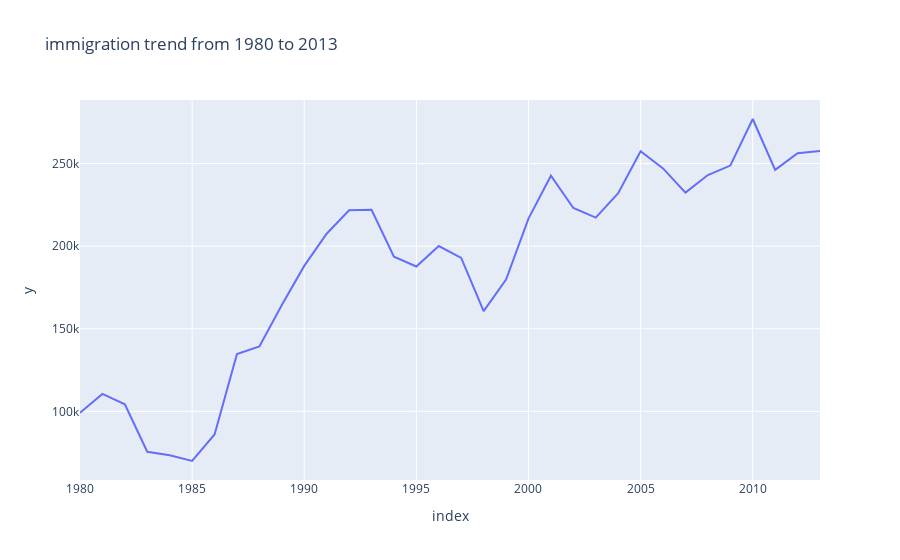

Notebook code cell kept with this figure:
### Code cell
year_sum = df[years].sum()
px.line(year_sum, x=year_sum.index, y=year_sum.values, title = 'immigration trend from 1980 to 2013')

### Figure 1 — Plotly figure (JSON) as saved in the notebook; plotly's stock layout.template omitted (floating-point values rounded to 4 significant figures)
{"data": [{"hovertemplate": "index=%{x}<br>y=%{y}<extra></extra>", "legendgroup": "", "line": {"color": "#636efa", "dash": "solid"}, "marker": {"symbol": "circle"}, "mode": "lines", "name": "", "orientation": "v", "showlegend": false, "type": "scatter", "x": [1980, 1981, 1982, 1983, 1984, 1985, 1986, 1987, 1988, 1989, 1990, 1991, 1992, 1993, 1994, 1995, 1996, 1997, 1998, 1999, 2000, 2001, 2002, 2003, 2004, 2005, 2006, 2007, 2008, 2009, 2010, 2011, 2012, 2013], "xaxis": "x", "y": [99137, 110563, 104271, 75550, 73417, 69978, 86048, 134771, 139306, 164432, 188054, 207509, 221687, 222049, 193665, 187712, 200085, 192885, 160727, 179818, 216712, 242643, 223111, 217297, 232083, 257457, 247057, 232405, 243047, 248768, 276956, 246194, 256222, 257537], "yaxis": "y"}], "layout": {"legend": {"tracegroupgap": 0}, "title": {"text": "immigration trend from 1980 to 2013"}, "xaxis": {"anchor": "y", "domain": [0, 1], "title": {"text": "index"}}, "yaxis": {"anchor": "x", "domain": [0, 1], "title": {"text": "y"}}}}
